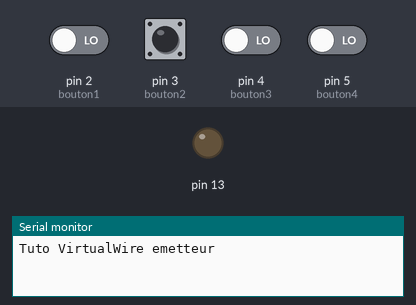
The sketch below on a simulated Arduino Uno, built with avr-gcc and run on an emulated ATmega328P. Parts: output pins drawn as LEDs (lit = HIGH), the last lines printed to the serial monitor. Dashed ring = blinking. The test bench sets the inputs (shaded band); at power-on: pin 2 (bouton1), pin 3 (bouton2), pin 4 (bouton3), pin 5 (bouton4) LOW. No radio packets arrive unless stated.

Above: at 1.2 s.
1.3 s: pin 2 (bouton1) driven HIGH
At 1.57 s:
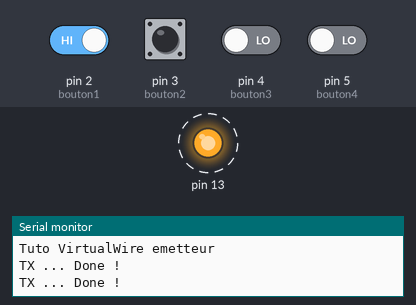
4.3 s: pin 2 (bouton1) driven LOW
At 5.5 s:
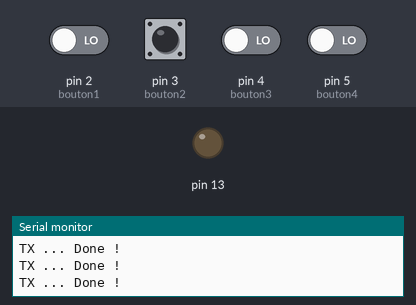
5.8 s: pin 3 (bouton2) driven HIGH
At 6.07 s:
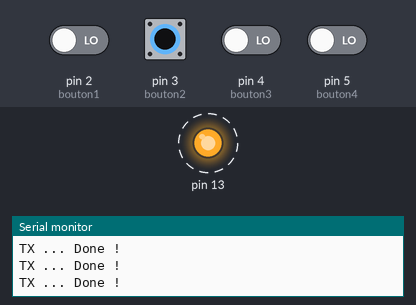
8.8 s: pin 3 (bouton2) pulsed LOW 2 times (0.12 s each, 0.3 s apart)
12.4 s: pin 3 (bouton2) pulsed LOW 2 times (0.12 s each, 0.3 s apart)
Timing chart, 0 to 17.0 s (numbered marks = the images above; inputs shaded):
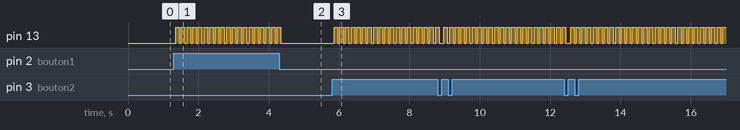

Measured:
- after the input at 1.3 s, pin 13: alternates HIGH for 0.10 s and LOW for 0.06 s, starting after 0.06 s
- after the input at 4.3 s, pin 13: goes on until 4.3 s, then stays LOW
- after the input at 5.8 s, pin 13: alternates HIGH for 0.10 s and LOW for 0.06 s, starting after 0.06 s

The sketch:

ssfil_transmitter0.1.ino
```cpp
    // ==== Emetteur 433 MHz ===============================
    // Programme d'émission de données

    // Source : http://skyduino.wordpress.com/2011/12/29/tutoriel-arduino-et-emetteurrecepteur-433mhz-virtualwire/
    //
    //=====================================================
    #include <VirtualWire.h> // inclusion de la librairie VirtualWire

    const int bouton1=2;
    const int bouton2=3;
    const int bouton3=4;
    const int bouton4=5;

    bool butState1;
    bool butState2;
    bool butState3;
    bool butState4;

    int attente = 100 ;

    const char *msg1 = "5"; // Tableau qui contient notre message
     //Chiffres de 0-9 (les caractères ABC... sont transmis en code A=65,...)
    const char *msg2 = "6";
    const char *msg3 = "7";
    const char *msg4 = "8";

    void action1(){
        Serial.print("TX ... "); // On signale le début de l'envoi
        vw_send((uint8_t *)msg1, strlen(msg1)); // On envoie le message
        vw_wait_tx(); // On attend la fin de l'envoi
        Serial.println("Done !"); // On signal la fin de l'envoi
        digitalWrite(13, HIGH);
        delay(attente); // Et on attend 2s pour pas flooder
        digitalWrite(13, LOW);
    }
      void action2(){
        Serial.print("TX ... "); // On signale le début de l'envoi
        vw_send((uint8_t *)msg2, strlen(msg2)); // On envoie le message
        vw_wait_tx(); // On attend la fin de l'envoi
        Serial.println("Done !"); // On signal la fin de l'envoi
        digitalWrite(13, HIGH);
        delay(attente); // Et on attend 2s pour pas flooder
        digitalWrite(13, LOW);
    }
        void action3(){
        Serial.print("TX ... "); // On signale le début de l'envoi
        vw_send((uint8_t *)msg3, strlen(msg3)); // On envoie le message
        vw_wait_tx(); // On attend la fin de l'envoi
        Serial.println("Done !"); // On signal la fin de l'envoi
        digitalWrite(13, HIGH);
        delay(attente); // Et on attend 2s pour pas flooder
        digitalWrite(13, LOW);
    }
        void action4(){
        Serial.print("TX ... "); // On signale le début de l'envoi
        vw_send((uint8_t *)msg4, strlen(msg4)); // On envoie le message
        vw_wait_tx(); // On attend la fin de l'envoi
        Serial.println("Done !"); // On signal la fin de l'envoi
        digitalWrite(13, HIGH);
        delay(attente); // Et on attend 2s pour pas flooder
        digitalWrite(13, LOW);
    }

    void setup() // Fonction setup()
    {
        pinMode(bouton1, INPUT);
        pinMode(bouton2, INPUT);
        pinMode(bouton3, INPUT);
        pinMode(bouton4, INPUT);
        pinMode(13, OUTPUT);

        Serial.begin(9600); // Initialisation du port série pour avoir un retour sur le serial monitor
        Serial.println("Tuto VirtualWire emetteur"); // Petit message de bienvenue

        vw_setup(2000);     // initialisation de la librairie VirtualWire à 2000 bauds (note: je n'utilise pas la broche PTT)
    }

    void loop() // Fonction loop()
    {
butState1=digitalRead(bouton1);
butState2=digitalRead(bouton2);
butState3=digitalRead(bouton3);
butState4=digitalRead(bouton4);

if (butState1 == HIGH){action1();}
if (butState2 == HIGH){action2();}
if (butState3 == HIGH){action3();}
if (butState4 == HIGH){action4();}


    }
```
